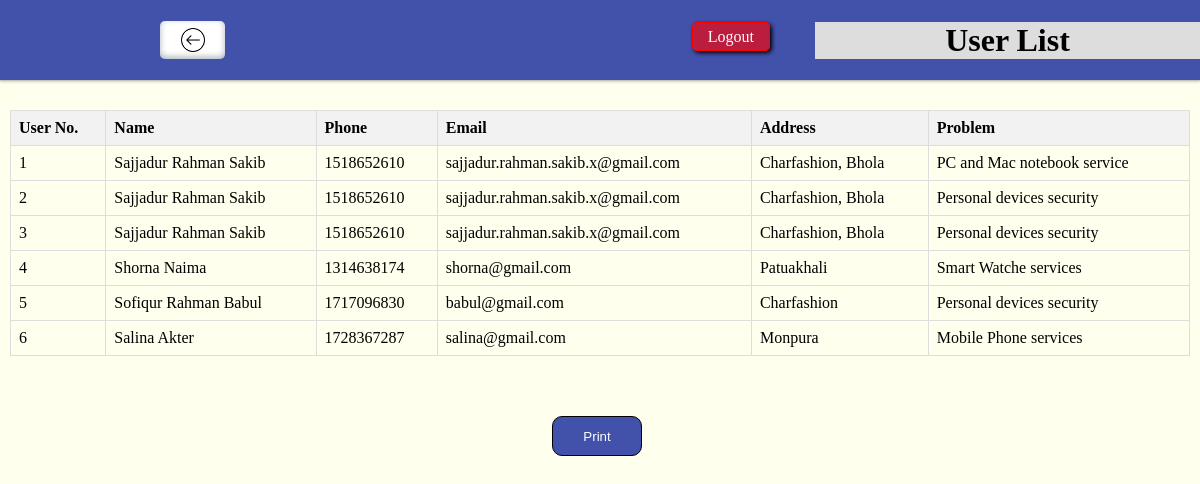
The app's page /admin/alluser.php (signed in) with its own data.
### tables this page shows
CREATE TABLE `reservation` (
  `id` int(100) NOT NULL,
  `name` varchar(32) NOT NULL,
  `address` varchar(50) NOT NULL,
  `phone` int(14) NOT NULL,
  `email` varchar(38) NOT NULL,
  `problem` varchar(100) NOT NULL,
  `description` varchar(500) NOT NULL,
  `submission_time` timestamp NOT NULL DEFAULT current_timestamp(),
  `tracking` varchar(20) DEFAULT NULL
);

### admin/alluser.php (the view, shortened to what this page needs)
<!DOCTYPE html>
<html lang="en">
<head>
    <link rel="stylesheet" href="approval.css">
</head>
<body>
    <div class="contaner">
        <div class="navbar item">
            <div class="blank">
                <a href="./admin.php" class="btnhome"></a>
            </div>
            <h1>User List</h1>
            <div class="logout">
                <a href="">Logout</a>
            </div>
        </div>
        <div class="content item">
            <table>
                <thead>
                    <tr>
                        <th>User No.</th>
                        <th>Name</th>
                        <th>Phone</th>
                        <th>Email</th>
                        <th>Address</th>
                        <th>Problem</th>
                    </tr>
                </thead>
                <tbody>
                    <?php
                    include 'config.php';
                    $sql = "SELECT * FROM reservation";
                    $result = mysqli_query($conn,$sql);
                    $no=1;
                    while($row=mysqli_fetch_assoc($result))
                    {
                        echo '<tr>
                        <td>'.$no.'</td>
                        <td>'.$row['name'].'</td>
                        <td>'.$row['phone'].'</td>
                        <td>'.$row['email'].'</td>
                        <td>'.$row['address'].'</td>
                        <td>'.$row['problem'].'</td>
                    </tr>';
                    $no++;
                    }
                ?>
                </tbody>
            </table>
        </div>
    </div>
    <div style="width: 8%; /* Adjust width as needed */
    margin: 50px auto;">
    <form action="<?php $_SERVER['PHP_SELF']?>" method="POST">
        <input name="submit" type="submit" value="Print" class="printbtn">
    </form>
    </div>
</body>
</html>

### admin/approval.css (style rules this page uses)
* { margin: 0; padding: 0; box-sizing: border-box; }
form .printbtn { width: 90px; height: 40px; padding: 2px; background-color: #4251aa; color: #fff; border-radius: 10px; border: 1px solid black; }
html, body { min-height: 100%; width: 100%; margin: 0; overflow: auto; background-color: #ffffee; box-sizing: border-box; }
.navbar { width: 100%; order: 1; height: 80px; display: flex; justify-content: space-evenly; align-items: center; background-image: radial-gradient(circle farthest-corner at 10% 20%, #4251aa 42%, #4251aa 93.6%); box-shadow: rgba(60, 64, 67, 0.3) 0px 1px 2px 0px, rgba(60, 64, 67, 0.15) 0px 1px 3px 1px; }
.navbar h1 { order: 1; flex: 1; text-align: center; background-color: #ddd; }
.blank { flex: 1; height: 60px; display: flex; justify-content: center; align-items: center; }
.blank a { border: 1px solid blue; }
.logout { flex: 1; height: 25px; text-align: right; padding-right: 45px; }
.logout a { height: 20px; width: 100px; padding: 5px 15px; border: 1px solid red; background-color: rgba(255, 0, 0, 0.636); color: white; text-decoration: none; border-radius: 5px; box-shadow: 2px 2px 4px black; transition: all 0.2s ease-in-out; }
.content { width: 100%; box-sizing: border-box; order: 2; padding: 10px; display: flex; justify-content: center; align-items: center; overflow: auto; }
table { width: 100%; border-collapse: collapse; margin-top: 20px; }
th, td { border: 1px solid #ddd; padding: 8px; text-align: left; }
th { background-color: #f2f2f2; }
.navbar .blank .btnhome { height: 38px; width: 65px; border-radius: 5px; border: none; background-color: #ffffff; box-shadow: rgba(50, 50, 93, 0.25) 0px 50px 100px -20px, rgba(0, 0, 0, 0.3) 0px 30px 60px -30px, rgba(10, 37, 64, 0.35) 0px -2px 6px 0px inset; transition: background-color 0.3s, color 0.3s; background-image: url('./images/back.png'); object-fit: cover; background-size: 40%; background-position: center; background-repeat: no-repeat; }

### records on screen
reservation: name "Sajjadur Rahman Sakib", phone "1518652610", email "sajjadur.rahman.sakib.x@gmail.com", address "Charfashion, Bhola", problem "PC and Mac notebook service"
reservation: name "Sajjadur Rahman Sakib", phone "1518652610", email "sajjadur.rahman.sakib.x@gmail.com", address "Charfashion, Bhola", problem "Personal devices security"
reservation: name "Sajjadur Rahman Sakib", phone "1518652610", email "sajjadur.rahman.sakib.x@gmail.com", address "Charfashion, Bhola", problem "Personal devices security"
reservation: name "Shorna Naima", phone "1314638174", email "shorna@gmail.com", address "Patuakhali", problem "Smart Watche services"
reservation: name "Sofiqur Rahman Babul", phone "1717096830", email "babul@gmail.com", address "Charfashion", problem "Personal devices security"
reservation: name "Salina Akter", phone "1728367287", email "salina@gmail.com", address "Monpura", problem "Mobile Phone services"
